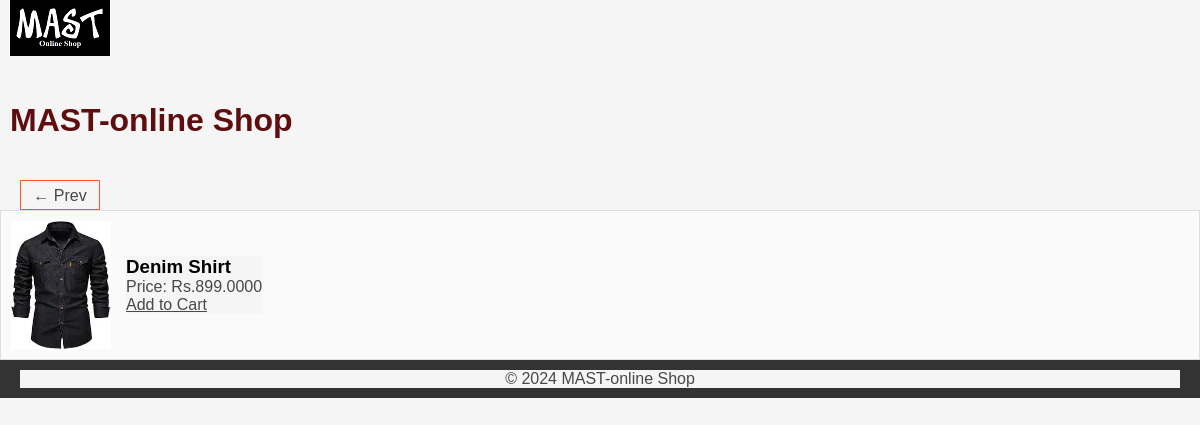
/product/1/, run on the app's committed database.
### shop/models.py (models this page shows, shortened)
class Product(models.Model):
    id=models.IntegerField(primary_key=True)
    name=models.CharField(max_length=255)
    price=models.DecimalField(max_digits=10,decimal_places=4)
    category = models.ForeignKey(Category, related_name='products', on_delete=models.CASCADE)
    image = models.ImageField(upload_to='product_images/')

### shop/views.py (the view)
# urls.py: path('product/<int:product_id>/', product_detail, name='product_detail'),
def product_detail(request, product_id):
    product = get_object_or_404(Product, id=product_id)
    return render(request, 'shop/product_detail.html', {'product': product})

### templates/shop/product_detail.html (shortened to what this page needs)
{% extends 'shop/base.html' %}
{% block content %}
<div class="page-btn">
    <a href="{% url 'home' %}"><span>&#8592; Prev</span></a>
</div>
    <div class="prod_det">
        <img src="{{ product.image.url }}" alt="{{ product.name }}">
        <div class="det">
            <h3>{{ product.name }}</h3>
            <p>Price: Rs.{{ product.price }}</p>
            <a href="{% url 'add_to_cart' product.id %}">Add to Cart</a>
        </div>
    </div>
{% endblock %}

### shop/static/styles.css (style rules this page uses)
* { margin: 0; padding: 0; box-sizing: border-box; background-color:whitesmoke; }
body { font-family: Arial, sans-serif; margin: 0; padding: 0; }
a { border: white; background-color: radial-gradient(#fff,#ffd6d6); color: #494747 ; text-align: center; }
p { color: #494747; }
.prod_det { display: flex; border-bottom: 1px solid #ddd; padding: 10px 0; border: 1px solid #ddd; align-items: center; padding: 10px; background-color: #fafafa; }
.prod_det img { width: 100px; height: auto; margin-right: 15px; }
.page-btn span { display: inline-block; border: 1px solid #ff523b; margin-left: 20px; width: 80px; height: 30px; text-align: center; line-height: 30px; cursor: pointer; }

### data on the page
Product: image (picture), name "Denim Shirt", price "899.0000"
